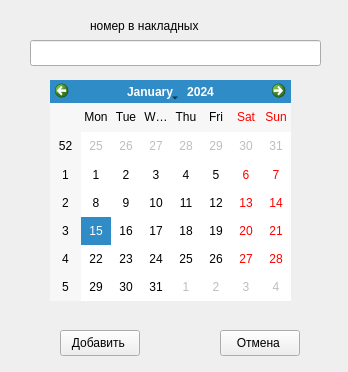
<?xml version="1.0" encoding="UTF-8"?>
<ui version="4.0">
 <class>Form</class>
 <widget class="QWidget" name="Form">
  <property name="geometry">
   <rect>
    <x>0</x>
    <y>0</y>
    <width>348</width>
    <height>372</height>
   </rect>
  </property>
  <property name="windowTitle">
   <string/>
  </property>
  <widget class="QPushButton" name="pushButton_add_invoices">
   <property name="geometry">
    <rect>
     <x>60</x>
     <y>330</y>
     <width>80</width>
     <height>26</height>
    </rect>
   </property>
   <property name="text">
    <string>Добавить </string>
   </property>
  </widget>
  <widget class="QPushButton" name="pushButton_cancel_invoices">
   <property name="geometry">
    <rect>
     <x>220</x>
     <y>330</y>
     <width>80</width>
     <height>26</height>
    </rect>
   </property>
   <property name="text">
    <string>Отмена </string>
   </property>
  </widget>
  <widget class="QLineEdit" name="lineEdit_invoices">
   <property name="geometry">
    <rect>
     <x>30</x>
     <y>40</y>
     <width>291</width>
     <height>26</height>
    </rect>
   </property>
  </widget>
  <widget class="QLabel" name="label">
   <property name="geometry">
    <rect>
     <x>90</x>
     <y>10</y>
     <width>121</width>
     <height>31</height>
    </rect>
   </property>
   <property name="text">
    <string>номер в накладных</string>
   </property>
  </widget>
  <widget class="QCalendarWidget" name="calendarWidget">
   <property name="geometry">
    <rect>
     <x>50</x>
     <y>80</y>
     <width>241</width>
     <height>221</height>
    </rect>
   </property>
  </widget>
 </widget>
 <resources/>
 <connections/>
</ui>
